Frame 1 (no input): blank canvas, image omitted
Frame 60 (no input): blank canvas, image omitted
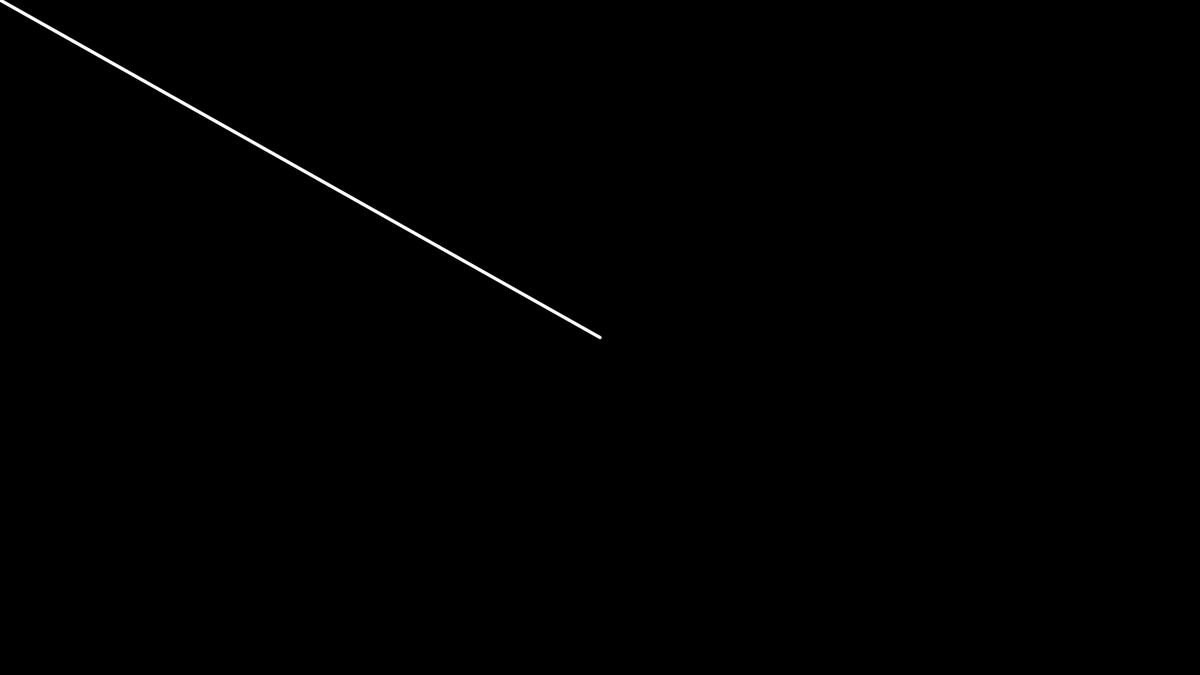
Frame 120 (the mouse pressed at the canvas centre since frame 60)

The p5.js sketch whose frames 1 and 60 were blank and that drew this single picture after the mouse press (run headless with seeded random() and noise() and a simulated clock; from frame 60 on, the mouse is pressed at the canvas centre):

// p5.js sketch
// ── sketch.js
// Define the arrays
let fuses = [];
let particles = [];
let explosions = [];

// Mouse start position
let startX, startY;

function setup() {
  createCanvas(1920, 1080);
  frameRate(60);
  colorMode(HSB);
  startX = 0;
  startY = 0;
}

function draw() {
  background(0);

  if (mouseIsPressed) {
    stroke(255);
    strokeWeight(height / 200);
    line(startX, startY, mouseX, mouseY);
  } else {
    startX = mouseX;
    startY = mouseY;
  }

  // Update fuses
  for (let i = fuses.length - 1; i >= 0; i--) {
    fuses[i].step();
    if (fuses[i].done()) {
      fuses.splice(i, 1);
    }
  }

  // Update particles
  for (let i = particles.length - 1; i >= 0; i--) {
    particles[i].step();
    if (particles[i].done()) {
      particles.splice(i, 1);
    }
  }

  // Update explosions
  for (let i = explosions.length - 1; i >= 0; i--) {
    explosions[i].step();
    if (explosions[i].done()) {
      explosions.splice(i, 1);
    }
  }
}

function mouseReleased() {
  fuses.push(
    new Fuse(color(random(0, 255), 255, 255), startX, startY, mouseX, mouseY)
  );
}

class Explosion {
  constructor(col, maxTime, x, y) {
    this.x = x;
    this.y = y;
    this.time = maxTime * 2;
    this.col = col;
    this.movement = createVector(random(-1, 1), random(-1, 1));
    this.movement.normalize();
    this.movement.mult(random(0, 5));
  }

  step() {
    this.time--;
    this.x += this.movement.x;
    this.y += this.movement.y;
    this.movement.x += 1.2 * (noise(random(1000)) - 0.455);
    this.movement.y += 1.2 * (noise(random(1000)) - 0.455);

    noStroke();
    fill(
      this.col,
      map(this.time, 200, 0, 255, 0) + 150 * (noise(random(1000)) - 0.5)
    );
    circle(
      this.x + noise(this.time) - 0.5,
      this.y + noise(this.time) - 0.5,
      height / 50
    );
  }

  done() {
    return this.time <= 0;
  }
}

class Fuse {
  constructor(col, sx, sy, ex, ey) {
    this.sx = sx;
    this.sy = sy;
    this.ex = ex;
    this.ey = ey;
    this.col = col;
    this.maxTime = (100 * ceil(sqrt(sq(ex - sx) + sq(ey - sy)))) / height;
    this.time = this.maxTime;
  }

  step() {
    this.time--;

    stroke(255);
    strokeWeight(height / 200);
    line(
      this.sx + (this.ex - this.sx) * map(this.time, this.maxTime, 0, 0, 1),
      this.sy + (this.ey - this.sy) * map(this.time, this.maxTime, 0, 0, 1),
      this.ex,
      this.ey
    );
    noStroke();
    fill(this.col);
    circle(this.ex, this.ey, height / 50);

    particles.push(
      new Particle(
        this.col,
        this.sx + (this.ex - this.sx) * map(this.time, this.maxTime, 0, 0, 1),
        this.sy + (this.ey - this.sy) * map(this.time, this.maxTime, 0, 0, 1)
      )
    );
    // You can add more particles as in your original code
  }

  done() {
    if (this.time <= 0) {
      for (let i = 0; i < 500; i++) {
        explosions.push(
          new Explosion(this.col, this.maxTime, this.ex, this.ey)
        );
      }
      return true;
    } else {
      return false;
    }
  }
}

class Particle {
  constructor(col, x, y) {
    this.time = 10;
    this.x = x;
    this.y = y;
    this.col = col;
  }

  step() {
    this.time--;
    noStroke();
    fill(this.col, (this.time * 127) / 8);
    circle(
      this.x + (noise(this.x) - 0.5) * 10,
      this.y + (noise(this.y) - 0.5) * 10,
      height / 80
    );
  }

  done() {
    return this.time <= 0;
  }
}
